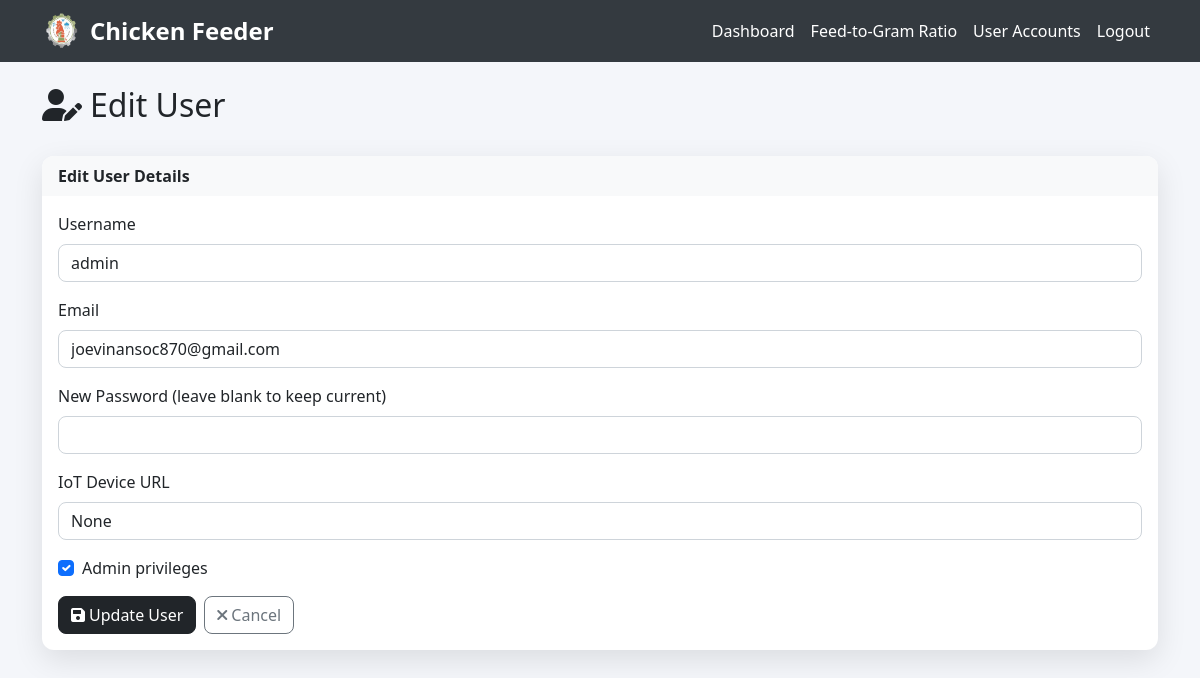
/admin/1/edit (signed in), run on an earlier commit of the app's database.
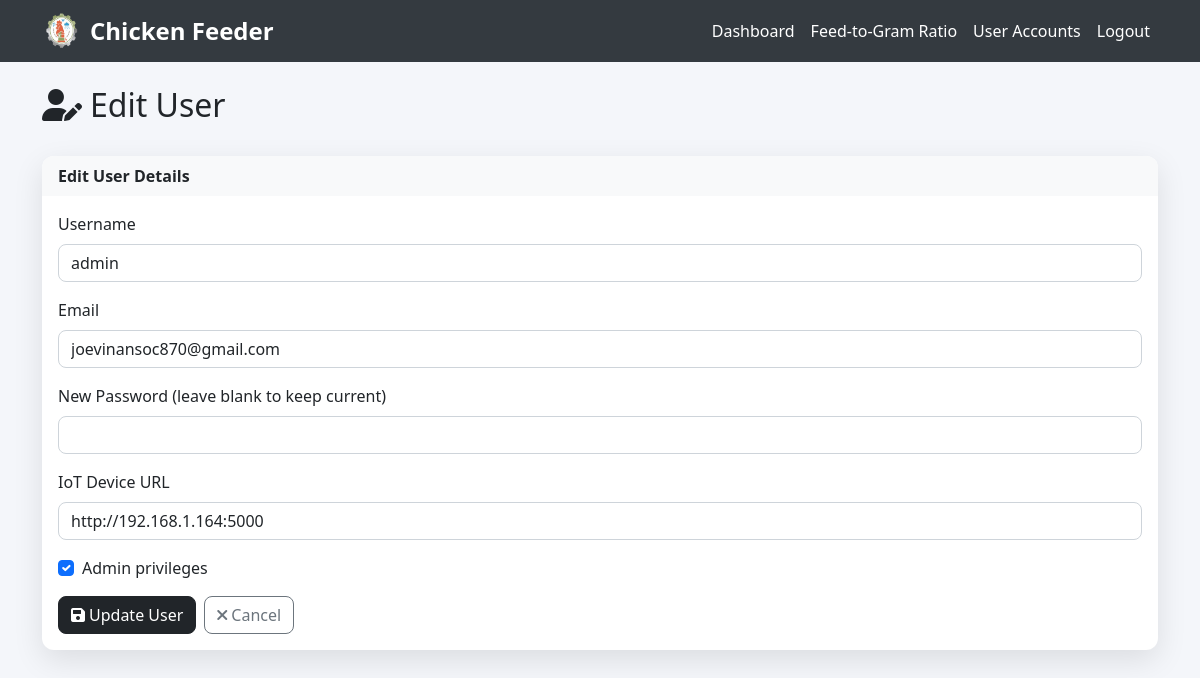
And on a later commit of the database.
### models.py (models this page shows)
class User(UserMixin, db.Model):
    id = db.Column(db.Integer, primary_key=True)
    username = db.Column(db.String(80), unique=True, nullable=False)
    email = db.Column(db.String(120), unique=True, nullable=False)
    password_hash = db.Column(db.String(120), nullable=False)
    iot_device_url = db.Column(db.String(255), nullable=True)  # e.g., 'http://192.168.1.100:5000' or 'pi_klei'
    is_admin = db.Column(db.Boolean, default=True)
    created_at = db.Column(db.DateTime, default=datetime.now)

### app.py (the view, shortened to what this page needs)
@app.route('/admin/<int:user_id>/edit', methods=['GET', 'POST'])
@login_required
def admin_edit_user(user_id):
    if not require_admin():
        return redirect(url_for('dashboard'))
    user = db.session.get(User, user_id)
    if not user:
        flash('User not found.', 'danger')
        return redirect(url_for('admin_dashboard'))
    return render_template('admin/edit_user.html', user=user)

### app.py (called while the page is built)
@login_manager.user_loader
def load_user(user_id):
    return db.session.get(User, int(user_id))

@app.context_processor
def inject_datetime():
    return {'datetime': datetime}

@app.before_request
def restrict_admin_from_user_pages():
    if current_user.is_authenticated and getattr(current_user, 'is_admin', False):
        if not request.path.startswith('/admin'):
            if not request.path.startswith('/static') and not request.path.startswith('/logout'):
                return redirect(url_for('admin.dashboard'))

def require_admin():
    if not current_user.is_authenticated or not getattr(current_user, 'is_admin', False):
        flash('Unauthorized: admin access required.', 'danger')
        return False
    return True

### templates/admin/edit_user.html (shortened to what this page needs)
{% extends "admin_base.html" %}
{% block content %}
<div class="container mt-4">
<div class="row mb-4">
    <div class="col">
        <h1 class="h2">
            <i class="fas fa-user-edit me-2"></i>Edit User
        </h1>
    </div>
</div>
<div class="card shadow">
    <div class="card-header bg-light border-bottom-0">
        <strong>Edit User Details</strong>
    </div>
    <div class="card-body">
        <form method="POST">
            <div class="mb-3">
                <label for="username" class="form-label">Username</label>
                <input type="text" class="form-control" id="username" name="username" value="{{ user.username }}" required>
            </div>
            <div class="mb-3">
                <label for="email" class="form-label">Email</label>
                <input type="email" class="form-control" id="email" name="email" value="{{ user.email }}" required>
            </div>
            <div class="mb-3">
                <label for="password" class="form-label">New Password (leave blank to keep current)</label>
                <input type="password" class="form-control" id="password" name="password">
            </div>
            <div class="mb-3">
                <label for="iot_device_url" class="form-label">IoT Device URL</label>
                <input type="text" class="form-control" id="iot_device_url" name="iot_device_url" value="{{ user.iot_device_url }}" placeholder="http://device-ip-or-url">
            </div>
            <div class="mb-3 form-check">
                <input type="checkbox" class="form-check-input" id="is_admin" name="is_admin" {% if user.is_admin %}checked{% endif %}>
                <label class="form-check-label" for="is_admin">Admin privileges</label>
            </div>
            <div class="d-flex gap-2">
                <button type="submit" class="btn btn-dark">
                    <i class="fas fa-save me-1"></i>Update User
                </button>
                <a href="{{ url_for('admin_user_dashboard') }}" class="btn btn-outline-secondary">
                    <i class="fas fa-times me-1"></i>Cancel
                </a>
            </div>
        </form>
    </div>
</div>
</div>
{% endblock %}

What changed in the data, as far as the page shows it:
changed User "admin": iot_device_url "None" → "http://192.168.1.164:5000"
